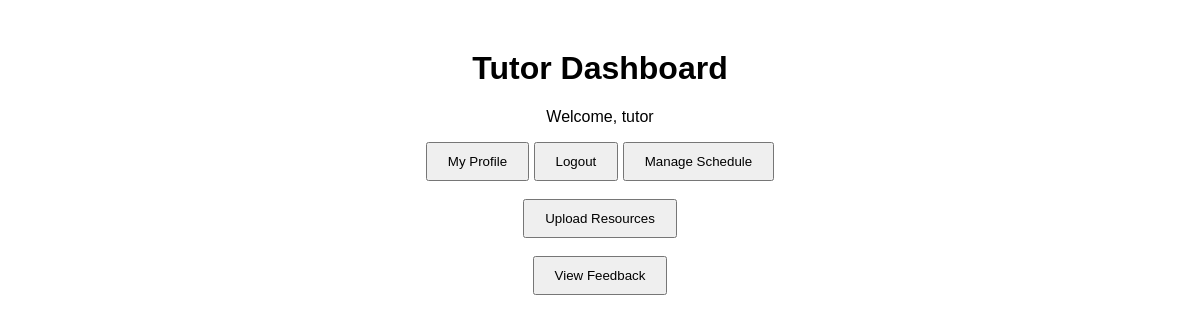
The page /View/vw_tutor/v_tutor_home.php (signed in) on the database as committed earlier.
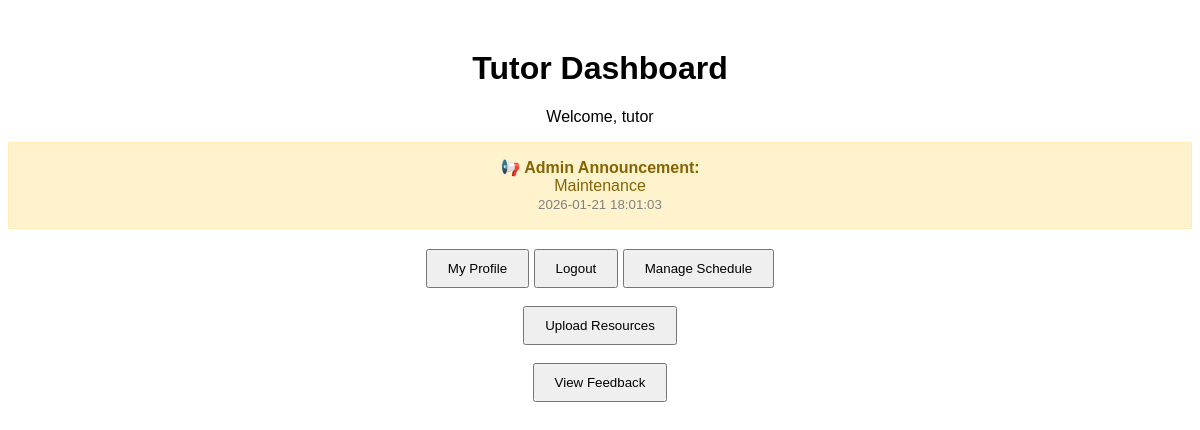
The same page on the database as committed later.
### tables this page shows
CREATE TABLE `notifications` (
  `id` int(11) NOT NULL,
  `message` text NOT NULL,
  `created_at` timestamp NOT NULL DEFAULT current_timestamp()
);

### Model/m_notification.php (called while the page is built, shortened)
<?php
function getLatestNotification() {
    $conn = dbConnect();
    $sql = "SELECT * FROM notifications ORDER BY created_at DESC LIMIT 1";
    $result = mysqli_query($conn, $sql);
    if($row = mysqli_fetch_assoc($result)) {
        return $row;
    }
    return null;
}
?>

### View/vw_tutor/v_tutor_home.php (the view, shortened to what this page needs)
<!DOCTYPE html>
<html>
<head><title>Tutor Dashboard</title><link rel="stylesheet" href="../v_css/common.css"></head>
<body>
    <h1>Tutor Dashboard</h1>
    <p>Welcome, <?php echo $_SESSION['username']; ?></p>
    <?php
    require_once("../../Model/m_notification.php");
    $notice = getLatestNotification();
    ?>
    <?php if($notice): ?>
        <div style="background-color: #fff3cd; color: #856404; padding: 15px; border: 1px solid #ffeeba; text-align: center; margin-bottom: 20px;">
            <strong>📢 Admin Announcement:</strong><br>
            <?php echo $notice['message']; ?>
            <br>
            <small style="color:gray;"><?php echo $notice['created_at']; ?></small>
        </div>
    <?php endif; ?>
    <nav>
        <a href="v_tutor_profile.php"><button>My Profile</button></a>
        <a href="../v_logout.php"><button>Logout</button></a>
        <a href="v_manage_schedule.php"><button>Manage Schedule</button></a>
        <br><br>
        <a href="v_upload_resource.php"><button>Upload Resources</button></a>
        <br><br>
        <a href="v_my_feedback.php"><button>View Feedback</button></a>
        <br><br>
    </nav>
</body>
</html>

Rows that differ between the two databases and show on the page:
added notifications: message "Maintenance", created_at "2026-01-21 18:01:03"
Other text that changed with them:
text now shown: "📢 Admin Announcement:"
